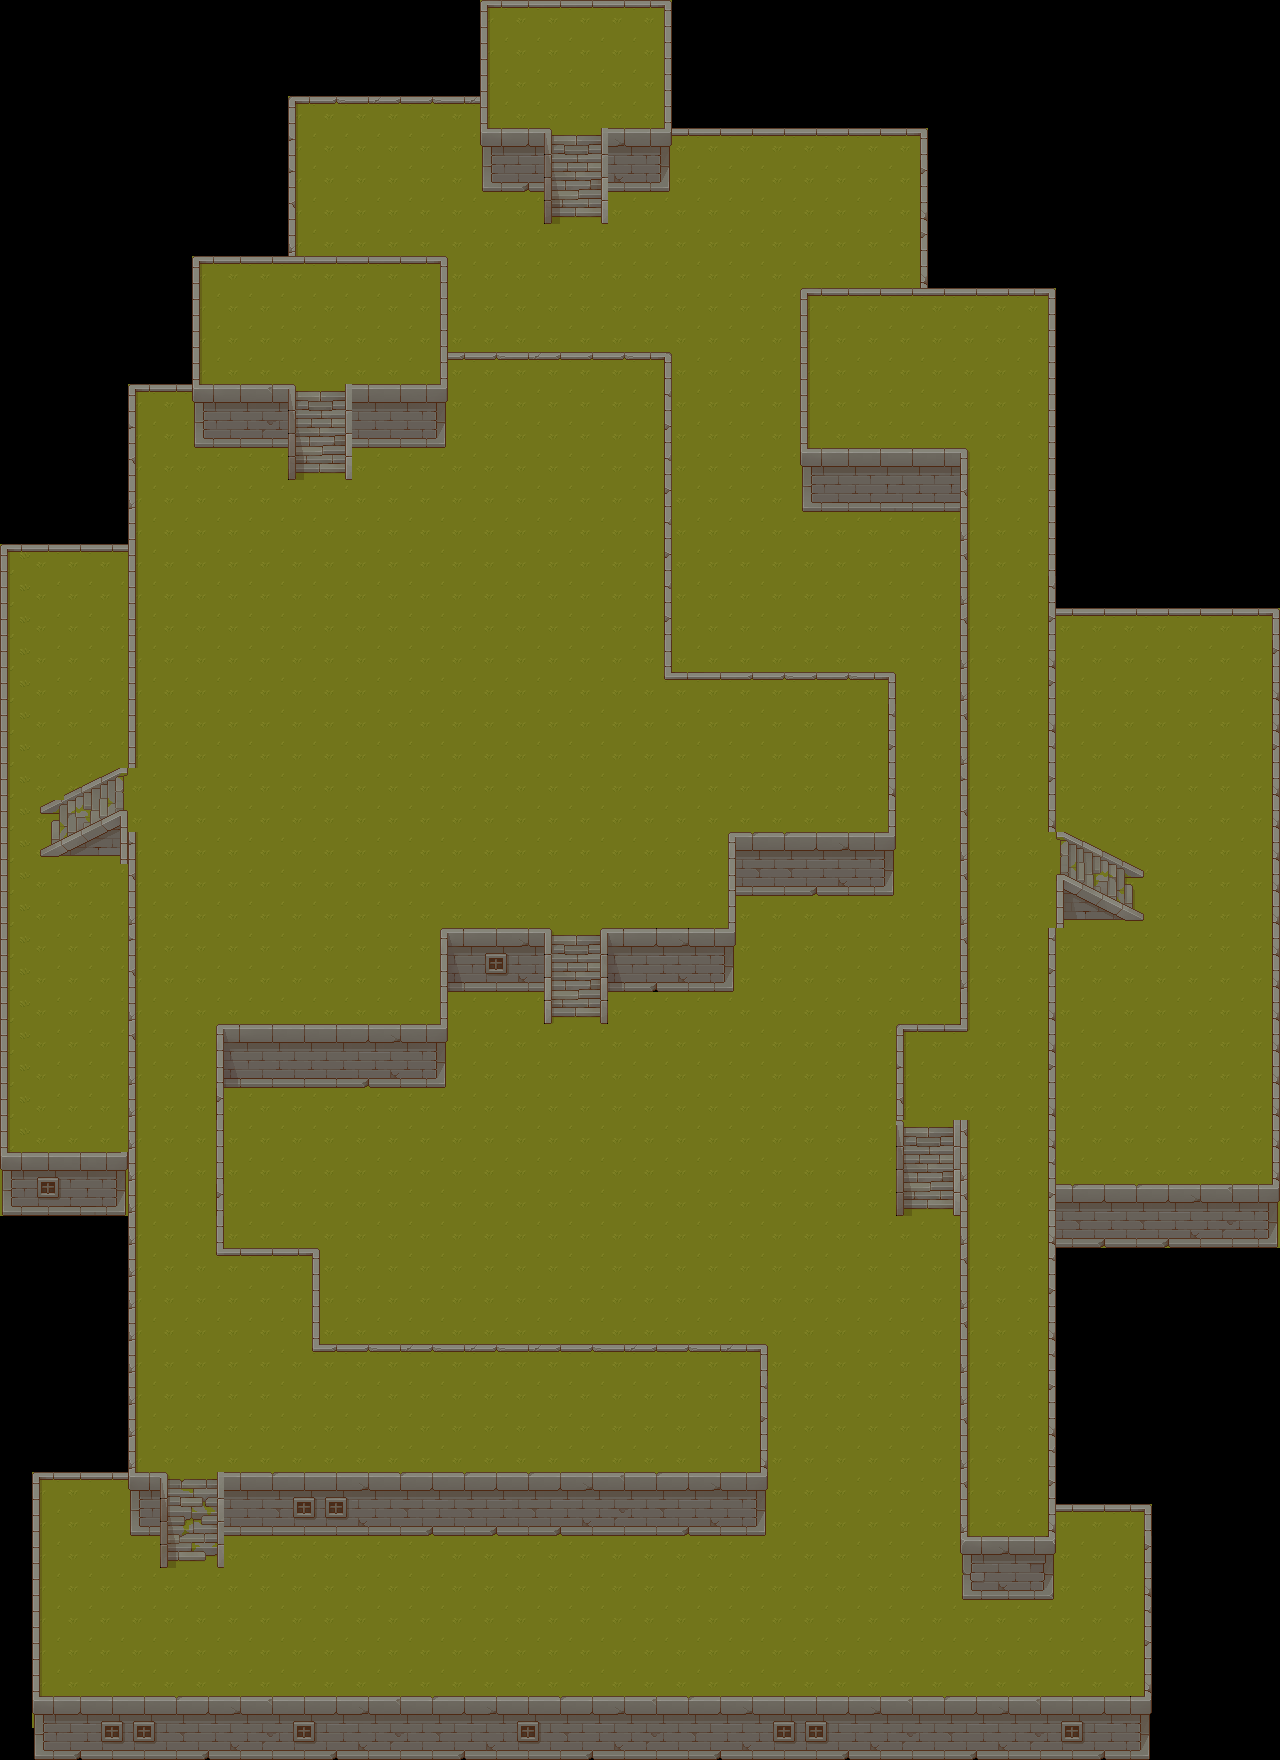

This is a level from a 2D game, rendered from its Tiled map with the project's own tilesets. A one-line summary and the map file follow, with tile-layer data summarised:
An orthogonal 40x55 tile map with 32x32 px tiles, 2 tile layers (Background, Collisions), 3 tilesets and 1 object.

<map version="1.10" tiledversion="1.11.2" orientation="orthogonal" renderorder="right-down" width="40" height="55" tilewidth="32" tileheight="32" infinite="0" nextlayerid="4" nextobjectid="20">
 <tileset firstgid="1" source="../Grass.tsx" />
 <tileset firstgid="65" source="../Wall.tsx" />
 <tileset firstgid="321" source="../Structure.tsx" />
 <layer id="1" name="Background" width="40" height="55">
  <data>[2200 cells, 1736 non-empty, 36 distinct tile ids]</data>
 </layer>
 <layer id="2" name="Collisions" width="40" height="55">
  <data>[2200 cells, 469 non-empty, 67 distinct tile ids]</data>
 </layer>
 <objectgroup id="3" name="Spawners">
  <object id="6" x="61.3333" y="1580" width="153.333" height="93.3333" />
 </objectgroup>
</map>
